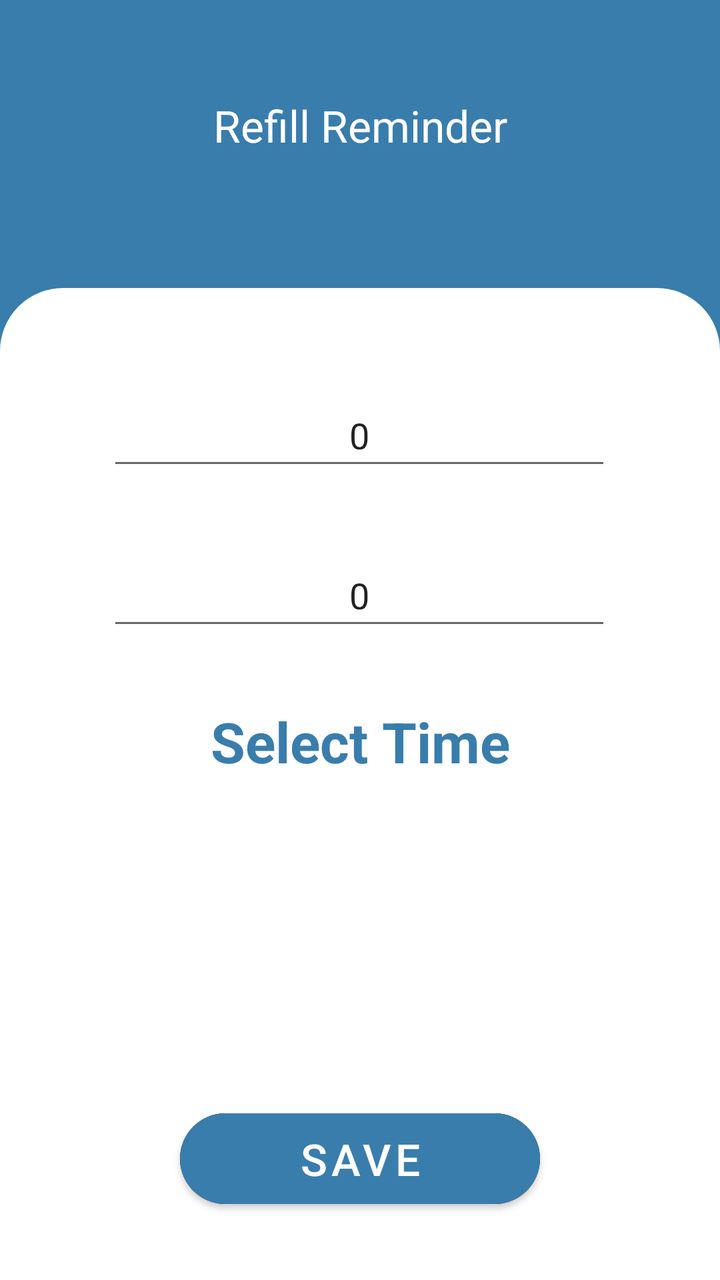
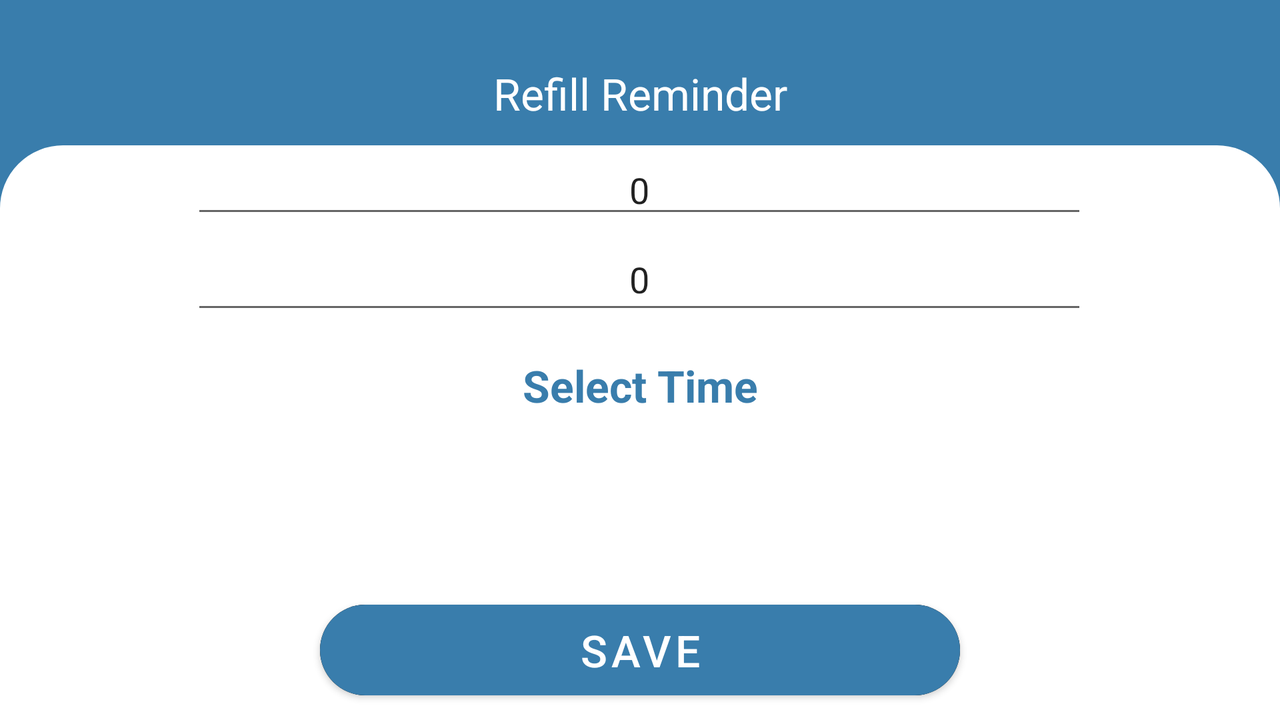

An Android layout and its configuration variant, each rendered on a device that would load it. The default file and the variant file are quoted in full after the pictures.
<!-- AndroidManifest.xml: application theme Theme.MediacalRemider -->
<!-- res/layout/fragment_add_drug_fifth.xml -->
<?xml version="1.0" encoding="utf-8"?>
<androidx.constraintlayout.widget.ConstraintLayout
    xmlns:android="http://schemas.android.com/apk/res/android"
    xmlns:tools="http://schemas.android.com/tools"
    android:layout_width="match_parent"
    android:layout_height="match_parent"
    xmlns:app="http://schemas.android.com/apk/res-auto"
    tools:context=".drugs.add_drugs.view.AddDrugFifthFragment"
    android:background="@color/teal_700">

    <TextView
        android:id="@+id/txtDrugQuestion"
        android:layout_width="match_parent"
        android:layout_height="0dp"
        android:layout_gravity="center"
        android:padding="16dp"
        android:layout_marginTop="32dp"
        android:text="@string/refillReminder"
        android:textAlignment="center"
        android:textColor="@color/white"
        android:textSize="22sp"
        app:layout_constraintEnd_toEndOf="parent"
        app:layout_constraintHeight_percent="0.2"
        app:layout_constraintStart_toStartOf="parent"
        app:layout_constraintTop_toTopOf="parent"/>

    <androidx.constraintlayout.widget.ConstraintLayout
        android:layout_width="match_parent"
        android:layout_height="0dp"
        app:layout_constraintHeight_percent="0.8"
        app:layout_constraintBottom_toBottomOf="parent"
        app:layout_constraintStart_toStartOf="parent"
        app:layout_constraintEnd_toEndOf="parent"
        app:layout_constraintTop_toBottomOf="@id/txtDrugQuestion"
        android:background="@drawable/card_fragment">

        <EditText
            android:id="@+id/editTextPillsNum"
            android:layout_width="0dp"
            android:layout_height="wrap_content"
            android:layout_marginHorizontal="16dp"
            android:layout_marginTop="48dp"
            android:ems="10"
            android:hint="@string/numberOfPillsYouHave"
            android:inputType="number"
            android:text="0"
            android:textAlignment="center"
            android:minHeight="48dp"
            app:layout_constraintEnd_toEndOf="parent"
            app:layout_constraintHorizontal_bias="0.497"
            app:layout_constraintStart_toStartOf="parent"
            app:layout_constraintTop_toTopOf="parent"
            app:layout_constraintWidth_percent="0.7" />

        <EditText
            android:id="@+id/editTextReminderNum"
            android:layout_width="0dp"
            android:layout_height="wrap_content"
            android:layout_marginHorizontal="16dp"
            android:layout_marginTop="32dp"
            android:ems="10"
            android:hint="@string/reminderMeWhenIHave"
            android:inputType="number"
            android:text="0"
            android:textAlignment="center"
            android:minHeight="48dp"
            app:layout_constraintEnd_toEndOf="parent"
            app:layout_constraintHorizontal_bias="0.497"
            app:layout_constraintStart_toStartOf="parent"
            app:layout_constraintTop_toBottomOf="@id/editTextPillsNum"
            app:layout_constraintWidth_percent="0.7" />

        <TextView
            android:id="@+id/txtRefillReminderTime"
            android:layout_width="wrap_content"
            android:layout_height="wrap_content"
            android:layout_marginTop="16dp"
            android:drawableTop="@drawable/ic_time"
            android:gravity="center_horizontal"
            android:padding="16dp"
            android:text="@string/selectTime"
            android:textColor="@color/teal_700"
            android:textSize="28sp"
            android:textStyle="bold"
            app:layout_constraintStart_toStartOf="parent"
            app:layout_constraintEnd_toEndOf="parent"
            app:layout_constraintTop_toBottomOf="@id/editTextReminderNum"/>
        <com.google.android.material.button.MaterialButton
            android:id="@+id/btnSaveAddedDrug"
            android:layout_width="0dp"
            android:layout_height="wrap_content"
            android:layout_marginBottom="48dp"
            android:backgroundTintMode="src_over"
            android:padding="8dp"
            android:text="@string/save"
            android:textSize="22sp"
            app:backgroundTint="@color/teal_700"
            app:cornerRadius="100dp"
            app:icon="@drawable/icon_next"
            app:iconGravity="end"
            app:iconPadding="16dp"
            app:layout_constraintBottom_toBottomOf="parent"
            app:layout_constraintEnd_toEndOf="parent"
            app:layout_constraintStart_toStartOf="parent"
            app:layout_constraintWidth_percent="0.5" />
        

    </androidx.constraintlayout.widget.ConstraintLayout>
</androidx.constraintlayout.widget.ConstraintLayout>
<!-- resources referenced by this layout -->
<resources>
  <color name="teal_700">#397dac</color>
  <color name="white">#FFFFFFFF</color>
  <!-- drawable card_fragment (drawable) -->
  <?xml version="1.0" encoding="utf-8"?>
  <shape xmlns:android="http://schemas.android.com/apk/res/android"
      android:shape="rectangle">
      <solid android:color="#fff"/>
      <corners android:radius="3dp" android:topLeftRadius="30dp" android:topRightRadius="30dp" />
      <stroke android:color="#fff" android:width="3dp"/>
  
  
  </shape>
  <string name="numberOfPillsYouHave">Number Of Pills You Have</string>
  <string name="refillReminder">Refill Reminder</string>
  <string name="reminderMeWhenIHave">Reminder Me WhenI Have</string>
  <string name="save">Save</string>
  <string name="selectTime">Select Time</string>
  <style name="Theme.MediacalRemider" parent="Theme.MaterialComponents.DayNight.NoActionBar">
          
          <item name="colorPrimary">@color/purple_500</item>
          <item name="colorPrimaryVariant">@color/purple_700</item>
          <item name="colorOnPrimary">@color/white</item>
          
          <item name="colorSecondary">@color/teal_200</item>
          <item name="colorSecondaryVariant">@color/teal_700</item>
          <item name="colorOnSecondary">@color/black</item>
          
          <item name="android:statusBarColor" tools:targetApi="l">@color/teal_700</item>
          
      </style>
  <color name="purple_500">#FF6200EE</color>
  <color name="purple_700">#FF3700B3</color>
  <color name="teal_200">#397dac</color>
  <color name="black">#FF000000</color>
</resources>
<!-- res/layout-land/fragment_add_drug_fifth.xml (the author's variant of the layout above) -->
<!-- drawn on the phone turned sideways -->
<?xml version="1.0" encoding="utf-8"?>
<androidx.constraintlayout.widget.ConstraintLayout
    xmlns:android="http://schemas.android.com/apk/res/android"
    xmlns:tools="http://schemas.android.com/tools"
    android:layout_width="match_parent"
    android:layout_height="match_parent"
    xmlns:app="http://schemas.android.com/apk/res-auto"
    tools:context=".drugs.add_drugs.view.AddDrugFifthFragment"
    android:background="@color/teal_700">
    <TextView
        android:id="@+id/txtDrugQuestion"
        android:layout_width="match_parent"
        android:layout_height="0dp"
        android:layout_gravity="center"
        android:padding="16dp"
        android:layout_marginTop="16dp"
        android:text="@string/refillReminder"
        android:textAlignment="center"
        android:textColor="@color/white"
        android:textSize="22sp"
        app:layout_constraintEnd_toEndOf="parent"
        app:layout_constraintHeight_percent="0.18"
        app:layout_constraintStart_toStartOf="parent"
        app:layout_constraintTop_toTopOf="parent"/>
    <androidx.constraintlayout.widget.ConstraintLayout
        android:layout_width="match_parent"
        android:layout_height="0dp"
        app:layout_constraintHeight_percent="0.82"
        app:layout_constraintBottom_toBottomOf="parent"
        app:layout_constraintStart_toStartOf="parent"
        app:layout_constraintEnd_toEndOf="parent"
        app:layout_constraintTop_toBottomOf="@id/txtDrugQuestion"
        android:background="@drawable/card_fragment">

        <EditText
            android:id="@+id/editTextPillsNum"
            android:layout_width="0dp"
            android:layout_height="wrap_content"
            android:layout_marginHorizontal="16dp"
            android:ems="10"
            android:hint="@string/numberOfPillsYouHave"
            android:inputType="number"
            android:text="0"
            android:textAlignment="center"
            android:minHeight="16dp"
            app:layout_constraintEnd_toEndOf="parent"
            app:layout_constraintHorizontal_bias="0.497"
            app:layout_constraintStart_toStartOf="parent"
            app:layout_constraintTop_toTopOf="parent"
            app:layout_constraintWidth_percent="0.7" />

        <EditText
            android:id="@+id/editTextReminderNum"
            android:layout_width="0dp"
            android:layout_height="wrap_content"
            android:layout_marginHorizontal="16dp"
            android:ems="10"
            android:hint="@string/reminderMeWhenIHave"
            android:inputType="number"
            android:text="0"
            android:textAlignment="center"
            android:minHeight="48dp"
            app:layout_constraintEnd_toEndOf="parent"
            app:layout_constraintHorizontal_bias="0.497"
            app:layout_constraintStart_toStartOf="parent"
            app:layout_constraintTop_toBottomOf="@id/editTextPillsNum"
            app:layout_constraintWidth_percent="0.7" />

        <TextView
            android:id="@+id/txtRefillReminderTime"
            android:layout_width="wrap_content"
            android:layout_height="120dp"
            android:drawableTop="@drawable/ic_time"
            android:gravity="center_horizontal"
            android:padding="16dp"
            android:text="@string/selectTime"
            android:textColor="@color/teal_700"
            android:textSize="22sp"
            android:textStyle="bold"
            app:layout_constraintStart_toStartOf="parent"
            app:layout_constraintEnd_toEndOf="parent"
            app:layout_constraintTop_toBottomOf="@id/editTextReminderNum"/>
        <com.google.android.material.button.MaterialButton
            android:id="@+id/btnSaveAddedDrug"
            android:layout_width="0dp"
            android:layout_height="wrap_content"
            android:backgroundTintMode="src_over"
            android:padding="8dp"
            android:text="@string/save"
            android:textSize="22sp"
            app:backgroundTint="@color/teal_700"
            app:cornerRadius="100dp"
            app:icon="@drawable/icon_next"
            app:iconGravity="end"
            app:iconPadding="16dp"
            app:layout_constraintBottom_toBottomOf="parent"
            app:layout_constraintEnd_toEndOf="parent"
            app:layout_constraintStart_toStartOf="parent"
            app:layout_constraintTop_toBottomOf="@+id/txtRefillReminderTime"
            app:layout_constraintWidth_percent="0.5" />

    </androidx.constraintlayout.widget.ConstraintLayout>


</androidx.constraintlayout.widget.ConstraintLayout>
